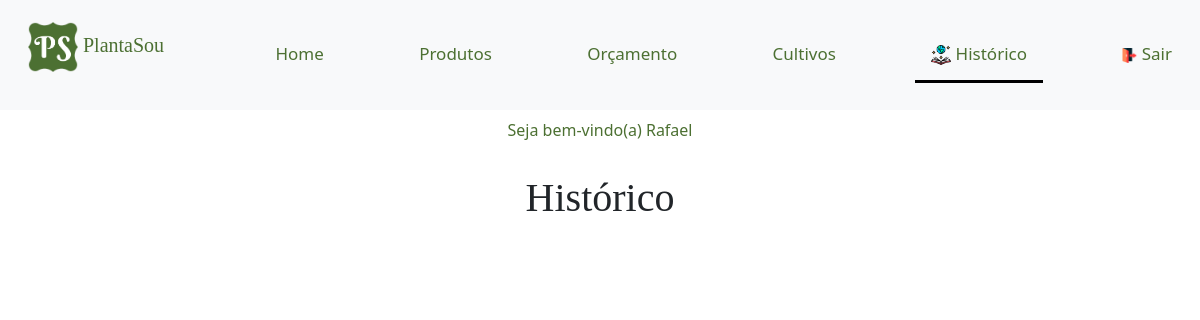
The page /php/historico.php (signed in) on the database as committed earlier.
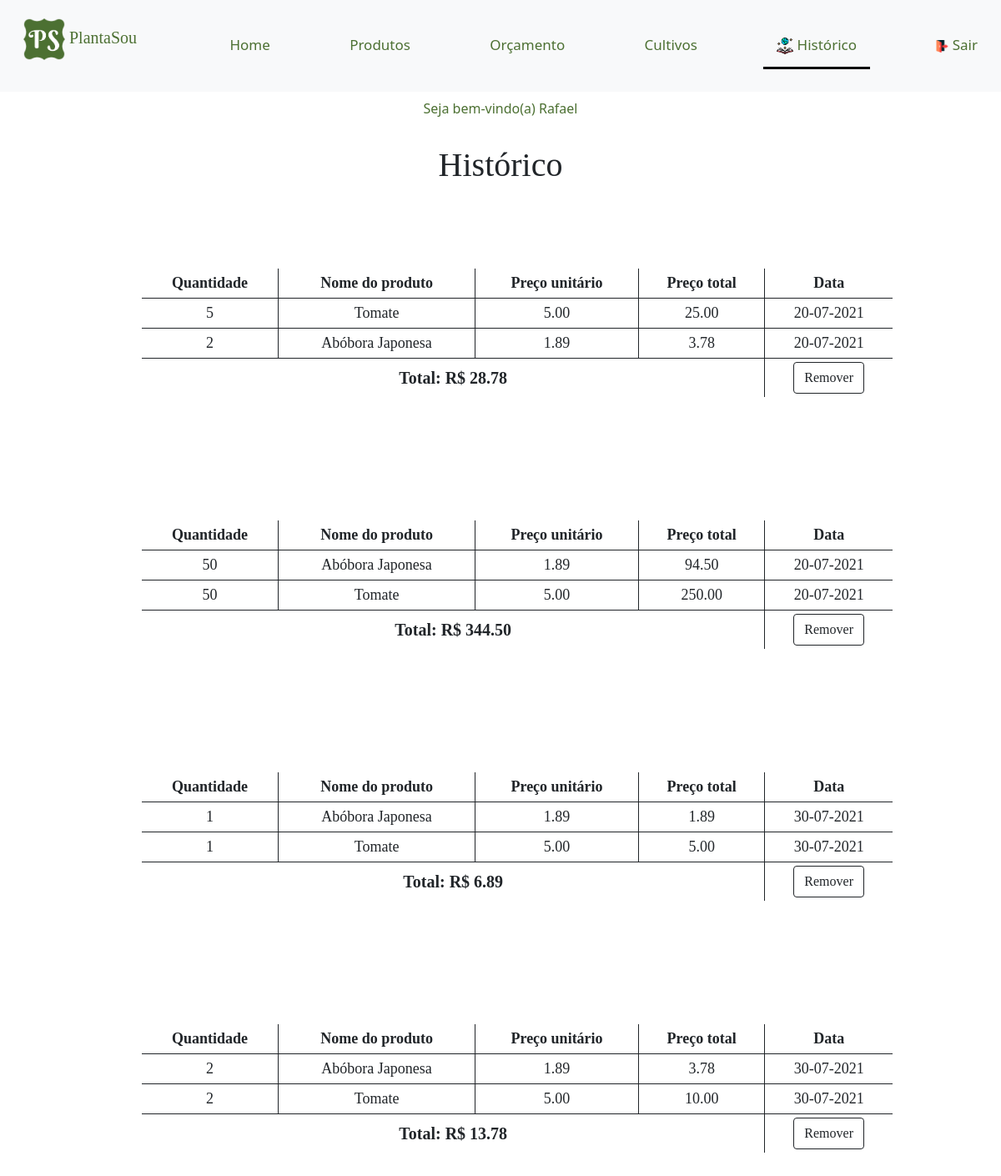
The same page on the database as committed later.
### tables this page shows
CREATE TABLE IF NOT EXISTS `usuario` (
  `cod_usuario` int(11) NOT NULL AUTO_INCREMENT,
  `nome` varchar(50) NOT NULL,
  `senha` varchar(50) NOT NULL,
  `email` varchar(50) NOT NULL,
  PRIMARY KEY (`cod_usuario`)
);

CREATE TABLE IF NOT EXISTS `historico` (
  `cod_historico` int(11) NOT NULL AUTO_INCREMENT,
  `cod_usuario` int(11) NOT NULL,
  `cod_produto` int(11) DEFAULT NULL,
  `quantidade_produto` int(11) DEFAULT NULL,
  `data_` varchar(20) DEFAULT NULL,
  `total` float DEFAULT NULL,
  `cod_tabela` int(11) NOT NULL,
  PRIMARY KEY (`cod_historico`),
  KEY `cod_usuario` (`cod_usuario`),
  KEY `cod_produto` (`cod_produto`)
);

CREATE TABLE IF NOT EXISTS `produto` (
  `cod_produto` int(11) NOT NULL AUTO_INCREMENT,
  `nome` varchar(1000) DEFAULT NULL,
  `vitaminas` varchar(1000) DEFAULT NULL,
  `beneficios` varchar(1000) DEFAULT NULL,
  `preco` float DEFAULT NULL,
  `cod_cultivo` int(255) NOT NULL,
  `imagem` varchar(1000) DEFAULT NULL,
  PRIMARY KEY (`cod_produto`),
  KEY `cod_cultivo` (`cod_cultivo`)
);

### php/historico.php (the view, shortened to what this page needs)
<?php
    if(isset($_COOKIE["USER"])){
        $usuario= $_COOKIE["USER"];
    }
?>
<!DOCTYPE html>
<html lang="pt-br">
<head>
</head>
<body>
    <nav class="navbar navbar-light bg-light topnav">
        <div class="container-fluid">
        <a class="navbar-brand plantasou">
          <p class="plantasou">
            <img src="../imgs/logo_new.png" class="align-self-center mr-3 rounded float-left" width="50" height="50" alt="..."></img>
            PlantaSou
          </p>
        </a>
            <?php
                if(isset($_COOKIE["USER"])){
                    echo'
                        <a class="nav-link nav-link-color" href="../php/home_user.php">Home</a>
                    ';
                }else if(isset($_COOKIE["ADM"])){
                    echo'
                        <a class="nav-link nav-link-color" href="../php/home_adm.php">Home</a>
                    ';
                }else{
                    echo'
                    <a class="nav-link nav-link-color" href="../php/index.php">Home</a>
                    ';
                }
            ?>
                <a class="nav-link nav-link-color" href="../php/produtos.php">Produtos</a>
            <?php
                if(isset($_COOKIE["USER"])){
                    echo'
                        <a class="nav-link nav-link-color" href="../php/orcamento.php">Orçamento</a>
                    ';
                }
            ?>
                <a class="nav-link nav-link-color" href="../php/cultivo.php">Cultivos</a>
            <?php
                if(isset($_COOKIE["USER"])){
                    echo'
                        <a class="nav-link nav-link-color active" aria-current="page" href="#"><img src="../imgs/livro.png" width="20" height="20"/> Histórico</a>
                        <a class="nav-link nav-link-color" href="./logout_user.php"><img src="../imgs/out.png" width="15" height="15"/> Sair</a>
                    ';
                }else if(isset($_COOKIE["ADM"])){
                    echo'
                        <a class="nav-link nav-link-color" href="./logout_adm.php"><img src="../imgs/out.png" width="15" height="15"/> Sair</a>
                    ';
                }else{
                    echo'
                        <button type="button" class="btn nav-link nav-link-color" data-bs-toggle="modal" data-bs-target="#login">
                            Login
                        </button>
                    ';
                }
                ?>
        </div>
    </nav>
    <?php
        if(isset($_COOKIE["USER"]) || isset($_COOKIE["ADM"])){
            echo'
                    <a class="nav-link nav-link-color active_usuario">Seja bem-vindo(a) ';
                        if(isset($_COOKIE["USER"])){
                            include('../inc/conexao.php');
                            $sql="SELECT nome FROM usuario WHERE cod_usuario=$usuario";
                            $query=mysqli_query($con, $sql);
                            if(mysqli_num_rows($query)>0){
                                while(($nome=mysqli_fetch_assoc($query))!=NULL){
                                    echo $nome['nome'];
                                }
                            }
                        }
                        elseif(isset($_COOKIE["ADM"])){
                            echo "Administrador(a)";
                        }
            echo'
                    </a>';
        }
    ?>
    <br>
    <h1 class="centro letra">Histórico</h1>
    <?php
        include("../inc/conexao.php");
        include("../inc/conexao_pdo.php");
        $stmt=$conPDO->query("SELECT cod_tabela FROM historico GROUP BY cod_tabela");
        $number=$stmt->rowCount();
        for ($i=1; $i <= $number; $i++) {
            $sql="SELECT * FROM historico h INNER JOIN produto p ON h.cod_produto=p.cod_produto WHERE cod_usuario=$usuario AND cod_tabela=$i";
            $query=mysqli_query($con, $sql);
            $preco_final=0;
            if(mysqli_num_rows($query)>0){
                echo'
                <table class=" fonte_ table-sm tabela w-75 p-3 table-bordered border-dark" cellspacing="0" rules="none">
                    <thead>
                        <tr class="centro">
                            <td><b>Quantidade</b></td>
                            <td><b>Nome do produto</b></td>
                            <td><b>Preço unitário</b></td>
                            <td><b>Preço total</b></td>
                            <td><b>Data</b></td>
                        </tr>
                    </thead>
                ';
                while(($historico_user=mysqli_fetch_assoc($query))!=NULL){
                    echo '
                        <tbody>
                            <tr class="centro">
                                <td>'.$historico_user["quantidade_produto"].'</td>
                                <td>'.$historico_user["nome"].'</td>
                                <td>'.number_format($historico_user["preco"],2).'</td>
                                <td>'.number_format($historico_user["total"],2).'</td>
                                <td>'.$historico_user["data_"].'</td>
                            </tr>
                        </tbody>
                    ';
                    $preco_final+=$historico_user["total"];
                    $idTabela=$historico_user["cod_tabela"];
            }
            echo'
                    <tfoot>
                        <tr class="centro font">
                            <th colspan="4">Total: R$ '.number_format($preco_final,2).'</th>
                            <td>
                                <button class="btn btn-outline-dark collapsed" type="button" aria-expanded="false">
                                    <a class="btn-outline-dark collapsed" href="remover_historico.php?id='.$idTabela.'">Remover</a>
                                </button>
                            </td>
                        </tr>
                    </tfoot>
                </table>';
            }
            echo '<br><br>';
        }
    ?>
<?php
    include "./cadastro_produto.php";
?>
<link rel="stylesheet" href="../css/estilo.css">
<link rel="stylesheet" type="text/css" href="//netdna.bootstrapcdn.com/bootstrap/5.0.1/css/bootstrap.min.css">
</body>
</html>

### php/cadastro_produto.php (shortened to what this page needs)
<!DOCTYPE html>
<html lang="pt-BR">
<head>
        <link rel="stylesheet" type="text/css" media="screen" href="../css/bootstrap.min.css" />
        <link rel="stylesheet" href="../css/estilo.css">
</head>
<body>
</body>
</html>

### css/estilo.css (style rules this page uses)
body, html { height: 100%; }
td { border: 5px solid transparent; background-clip: padding-box; }
button { text-align: left; }
a { color: green; }
.nav-link-color { color: #4c7032 !important; font-size: 16px; }
.font { font-size: 20px; font-family: 'Book Antiqua'; }
.plantasou { font-size: 20px; font-family: 'calibri'; color:#4c7032 !important; }
.tabela { margin-top: 20px; margin-left: 170px; background-color: #ffffff; margin-top: 100px; }
.centro { text-align: center; }
a:link { text-decoration: none; }
.active_usuario { background-color: #ffffff !important; color: #4c7032 !important; text-align: center; }
.topnav { overflow: hidden; background-color: #f1f1f1; }
.topnav a { float: left; display: block; color: black; text-align: center; padding: 14px 16px; text-decoration: none; font-size: 17px; border-bottom: 3px solid transparent; }
.topnav a.active { border-bottom: 3px solid rgb(0, 0, 0); }
a.plantasou { border-bottom: none !important; }
.letra { font-family:'Book Antiqua'; }
.fonte_ { font-family:'Book Antiqua'; font-size: 18px; }

Rows that differ between the two databases and show on the page:
added historico: quantidade_produto "2", cod_produto.nome "Abóbora Japonesa", cod_produto.preco "1.89", total "3.78", data_ "20-07-2021", preco_final "28.78"
now on this page (row edited): historico: quantidade_produto "5", cod_produto.nome "Tomate", cod_produto.preco "5.00", total "25.00", data_ "20-07-2021", shown under "28.78"
now on this page (row edited): historico: quantidade_produto "50", cod_produto.nome "Tomate", cod_produto.preco "5.00", total "250.00", data_ "20-07-2021", preco_final "344.50"
now on this page (row edited): historico: quantidade_produto "50", cod_produto.nome "Abóbora Japonesa", cod_produto.preco "1.89", total "94.50", data_ "20-07-2021", shown under "344.50"
added historico: quantidade_produto "1", cod_produto.nome "Tomate", cod_produto.preco "5.00", total "5.00", data_ "30-07-2021", preco_final "6.89"
added historico: quantidade_produto "1", cod_produto.nome "Abóbora Japonesa", cod_produto.preco "1.89", total "1.89", data_ "30-07-2021", shown under "6.89"
added historico: quantidade_produto "2", cod_produto.nome "Tomate", cod_produto.preco "5.00", total "10.00", data_ "30-07-2021", preco_final "13.78"
added historico: quantidade_produto "2", cod_produto.nome "Abóbora Japonesa", cod_produto.preco "1.89", total "3.78", data_ "30-07-2021", shown under "13.78"
